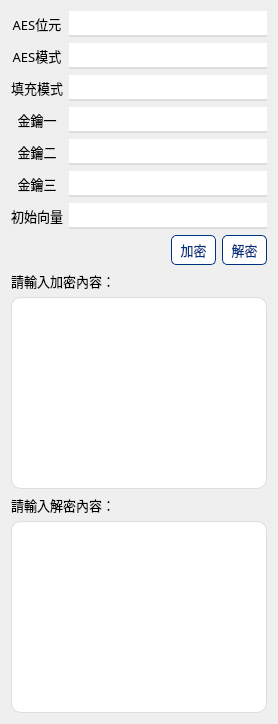
         <widget class="QWidget" name="stringPage">
          <layout class="QVBoxLayout" name="verticalLayout_2" stretch="0,0,0">
           <item>
            <layout class="QGridLayout" name="form">
             <item row="3" column="0">
              <widget class="QLabel" name="AESModeLabel">
               <property name="font">
                <font>
                 <family>微軟正黑體</family>
                 <pointsize>10</pointsize>
                </font>
               </property>
               <property name="text">
                <string>AES模式</string>
               </property>
               <property name="alignment">
                <set>Qt::AlignCenter</set>
               </property>
              </widget>
             </item>
             <item row="5" column="0">
              <widget class="QLabel" name="AESKey1Label">
               <property name="font">
                <font>
                 <family>微軟正黑體</family>
                 <pointsize>10</pointsize>
                </font>
               </property>
               <property name="text">
                <string>金鑰一</string>
               </property>
               <property name="alignment">
                <set>Qt::AlignCenter</set>
               </property>
              </widget>
             </item>
             <item row="9" column="4">
              <widget class="QPushButton" name="strDecrypt">
               <property name="font">
                <font>
                 <family>微軟正黑體</family>
                 <pointsize>10</pointsize>
                </font>
               </property>
               <property name="cursor">
                <cursorShape>PointingHandCursor</cursorShape>
               </property>
               <property name="styleSheet">
                <string notr="true">#strDecrypt{
	background-color: white;
	border: 1px;
	border-style: solid;
	border-color: #00327F;
	border-radius: 5px;

	padding: 4px 2px 4px 2px;

	color: #00327F;
}

#strDecrypt:hover{
	background-color: #00327F;
	border: 1px;
	border-style: solid;
	border-color: #00327F;
	border-radius: 5px;

	padding: 2px 2px 2px 2px;

	color: white;
}

#strDecrypt:pressed{
	background-color: #00304A;
	border: 1px;
	border-style: solid;
	border-color: #00327F;
	border-radius: 5px;

	padding: 2px 2px 2px 2px;

	color: white;
}</string>
               </property>
               <property name="text">
                <string>解密</string>
               </property>
              </widget>
             </item>
             <item row="0" column="0">
              <widget class="QLabel" name="AESBitsLabel">
               <property name="font">
                <font>
                 <family>微軟正黑體</family>
                 <pointsize>10</pointsize>
                </font>
               </property>
               <property name="layoutDirection">
                <enum>Qt::LeftToRight</enum>
               </property>
               <property name="text">
                <string>AES位元</string>
               </property>
               <property name="textFormat">
                <enum>Qt::PlainText</enum>
               </property>
               <property name="alignment">
                <set>Qt::AlignCenter</set>
               </property>
               <property name="wordWrap">
                <bool>false</bool>
               </property>
              </widget>
             </item>
             <item row="7" column="0">
              <widget class="QLabel" name="AESKey3Label">
               <property name="font">
                <font>
                 <family>微軟正黑體</family>
                 <pointsize>10</pointsize>
                </font>
               </property>
               <property name="text">
                <string>金鑰三</string>
               </property>
               <property name="alignment">
                <set>Qt::AlignCenter</set>
               </property>
              </widget>
             </item>
             <item row="9" column="3">
              <widget class="QPushButton" name="strEncrypt">
               <property name="font">
                <font>
                 <family>微軟正黑體</family>
                 <pointsize>10</pointsize>
                </font>
               </property>
               <property name="cursor">
                <cursorShape>PointingHandCursor</cursorShape>
               </property>
               <property name="styleSheet">
                <string notr="true">#strEncrypt{
	background-color: white;
	border: 1px;
	border-style: solid;
	border-color: #00327F;
	border-radius: 5px;

	padding: 4px 2px 4px 2px;

	color: #00327F;
}

#strEncrypt:hover{
	background-color: #00327F;
	border: 1px;
	border-style: solid;
	border-color: #00327F;
	border-radius: 5px;

	padding: 2px 2px 2px 2px;

	color: white;
}

#strEncrypt:pressed{
	background-color: #00304A;
	border: 1px;
	border-style: solid;
	border-color: #00327F;
	border-radius: 5px;

	padding: 2px 2px 2px 2px;

	color: white;
}</string>
               </property>
               <property name="text">
                <string>加密</string>
               </property>
              </widget>
             </item>
             <item row="6" column="0">
              <widget class="QLabel" name="AESKey2Label">
               <property name="font">
                <font>
                 <family>微軟正黑體</family>
                 <pointsize>10</pointsize>
                </font>
               </property>
               <property name="text">
                <string>金鑰二</string>
               </property>
               <property name="alignment">
                <set>Qt::AlignCenter</set>
               </property>
              </widget>
             </item>
             <item row="8" column="0">
              <widget class="QLabel" name="AESIvLabel">
               <property name="font">
                <font>
                 <family>微軟正黑體</family>
                 <pointsize>10</pointsize>
                </font>
               </property>
               <property name="text">
                <string>初始向量</string>
               </property>
               <property name="alignment">
                <set>Qt::AlignCenter</set>
               </property>
              </widget>
             </item>
             <item row="4" column="0">
              <widget class="QLabel" name="AESPaddingModeLabel">
               <property name="font">
                <font>
                 <family>微軟正黑體</family>
                 <pointsize>10</pointsize>
                </font>
               </property>
               <property name="text">
                <string>填充模式</string>
               </property>
               <property name="alignment">
                <set>Qt::AlignCenter</set>
               </property>
              </widget>
             </item>
             <item row="0" column="1" colspan="4">
              <widget class="QComboBox" name="AESBits">
               <property name="font">
                <font>
                 <family>微軟正黑體</family>
                 <pointsize>10</pointsize>
                </font>
               </property>
               <property name="cursor">
                <cursorShape>PointingHandCursor</cursorShape>
               </property>
               <property name="toolTip">
                <string>請選擇AES加密位元</string>
               </property>
               <property name="styleSheet">
                <string notr="true">#AESBits{
	border: 0;
	border-style: none;
	border-bottom: 2px solid #ddd;

	background-color: white;

	padding: 2px 3px 2px 3px;
}

#AESBits:hover{
	border: 0;
	border-style: none;
	border-bottom: 2px solid #00327F;

	background-color: white;

	padding: 2px 3px 2px 3px;

	color: #00327F;
}

#AESBits:focus{
	border: 0;
	border-style: none;
	border-bottom: 2px solid #00327F;

	background-color: white;

	padding: 2px 3px 2px 3px;

	color: #00327F;
}

#AESBits::drop-down {
   	border: 0px;
	background-color: white;

	padding: 2px 2px 2px 2px;
}

#AESBits::down-arrow {
    image: url(:/AESMain/images/svg/down.svg);
    width: 10px;
    height: 10px;
}</string>
               </property>
              </widget>
             </item>
             <item row="3" column="1" colspan="4">
              <widget class="QComboBox" name="AESMode">
               <property name="font">
                <font>
                 <family>微軟正黑體</family>
                 <pointsize>10</pointsize>
                </font>
               </property>
               <property name="cursor">
                <cursorShape>PointingHandCursor</cursorShape>
               </property>
               <property name="styleSheet">
                <string notr="true">#AESMode{
	border: 0;
	border-style: none;
	border-bottom: 2px solid #ddd;

	background-color: white;

	padding: 2px 3px 2px 3px;
}

#AESMode:hover{
	border: 0;
	border-style: none;
	border-bottom: 2px solid #00327F;

	background-color: white;

	padding: 2px 3px 2px 3px;
	
	color: #00327F;
}

#AESMode:focus{
	border: 0;
	border-style: none;
	border-bottom: 2px solid #00327F;

	background-color: white;

	padding: 2px 3px 2px 3px;

	color: #00327F;
}

#AESMode::drop-down {
   	border: 0px;
	background-color: white;

	padding: 2px 2px 2px 2px;
}

#AESMode::down-arrow {
    image: url(:/AESMain/images/svg/down.svg);
    width: 10px;
    height: 10px;
}</string>
               </property>
              </widget>
             </item>
             <item row="4" column="1" colspan="4">
              <widget class="QComboBox" name="AESPaddingMode">
               <property name="font">
                <font>
                 <family>微軟正黑體</family>
                 <pointsize>10</pointsize>
                </font>
               </property>
               <property name="cursor">
                <cursorShape>PointingHandCursor</cursorShape>
               </property>
               <property name="styleSheet">
                <string notr="true">#AESPaddingMode{
	border: 0;
	border-style: none;
	border-bottom: 2px solid #ddd;

	background-color: white;

	padding: 2px 3px 2px 3px;
}

#AESPaddingMode:hover{
	border: 0;
	border-style: none;
	border-bottom: 2px solid #00327F;

	background-color: white;

	padding: 2px 3px 2px 3px;

	color: #00327F;
}

#AESPaddingMode:focus{
	border: 0;
	border-style: none;
	border-bottom: 2px solid #00327F;

	background-color: white;

	padding: 2px 3px 2px 3px;

	color: #00327F;
}

#AESPaddingMode::drop-down {
   	border: 0px;
	background-color: white;

	padding: 2px 2px 2px 2px;
}

#AESPaddingMode::down-arrow {
    image: url(:/AESMain/images/svg/down.svg);
    width: 10px;
    height: 10px;
}</string>
               </property>
              </widget>
             </item>
             <item row="5" column="1" colspan="4">
              <widget class="QLineEdit" name="AESKey1">
               <property name="font">
                <font>
                 <family>微軟正黑體</family>
                 <pointsize>10</pointsize>
                </font>
               </property>
               <property name="cursor">
                <cursorShape>IBeamCursor</cursorShape>
               </property>
               <property name="toolTip">
                <string>請輸入相對應位元的金鑰</string>
               </property>
               <property name="statusTip">
                <string/>
               </property>
               <property name="styleSheet">
                <string notr="true">#AESKey1{
	background-color: white;
	border: 0;
	border-style: none;

	border-bottom: 2px solid #ddd;

	padding: 2px 3px 2px 3px;
}

#AESKey1:hover{
	background-color: white;
	border: 0;
	border-style: none;

	border-bottom: 2px solid #00327F;

	padding: 2px 3px 2px 3px;
}

#AESKey1:focus{
	background-color: white;
	border: 0;
	border-style: none;

	border-bottom: 2px solid #00327F;

	padding: 2px 3px 2px 3px;
}</string>
               </property>
               <property name="placeholderText">
                <string/>
               </property>
              </widget>
             </item>
             <item row="6" column="1" colspan="4">
              <widget class="QLineEdit" name="AESKey2">
               <property name="font">
                <font>
                 <family>微軟正黑體</family>
                 <pointsize>10</pointsize>
                </font>
               </property>
               <property name="toolTip">
                <string>請輸入相對應位元的金鑰 （非EDE模式免填）</string>
               </property>
               <property name="styleSheet">
                <string notr="true">#AESKey2{
	background-color: white;
	border: 0;
	border-style: none;

	border-bottom: 2px solid #ddd;

	padding: 2px 3px 2px 3px;
}

#AESKey2:hover{
	background-color: white;
	border: 0;
	border-style: none;

	border-bottom: 2px solid #00327F;

	padding: 2px 3px 2px 3px;
}

#AESKey2:focus{
	background-color: white;
	border: 0;
	border-style: none;

	border-bottom: 2px solid #00327F;

	padding: 2px 3px 2px 3px;
}</string>
               </property>
               <property name="placeholderText">
                <string/>
               </property>
              </widget>
             </item>
             <item row="7" column="1" colspan="4">
              <widget class="QLineEdit" name="AESKey3">
               <property name="font">
                <font>
                 <family>微軟正黑體</family>
                 <pointsize>10</pointsize>
                </font>
               </property>
               <property name="toolTip">
                <string>請輸入相對應位元的金鑰 （非EDE模式免填）</string>
               </property>
               <property name="styleSheet">
                <string notr="true">#AESKey3{
	background-color: white;
	border: 0;
	border-style: none;

	border-bottom: 2px solid #ddd;

	padding: 2px 3px 2px 3px;
}

#AESKey3:hover{
	background-color: white;
	border: 0;
	border-style: none;

	border-bottom: 2px solid #00327F;

	padding: 2px 3px 2px 3px;
}

#AESKey3:focus{
	background-color: white;
	border: 0;
	border-style: none;

	border-bottom: 2px solid #00327F;

	padding: 2px 3px 2px 3px;
}</string>
               </property>
               <property name="placeholderText">
                <string/>
               </property>
              </widget>
             </item>
             <item row="8" column="1" colspan="4">
              <widget class="QLineEdit" name="AESIv">
               <property name="font">
                <font>
                 <family>微軟正黑體</family>
                 <pointsize>10</pointsize>
                </font>
               </property>
               <property name="toolTip">
                <string>請輸入16個字元的初始向量</string>
               </property>
               <property name="whatsThis">
                <string/>
               </property>
               <property name="styleSheet">
                <string notr="true">#AESIv{
	background-color: white;
	border: 0;
	border-style: none;

	border-bottom: 2px solid #ddd;

	padding: 2px 3px 2px 3px;
}

#AESIv:hover{
	background-color: white;
	border: 0;
	border-style: none;

	border-bottom: 2px solid #00327F;

	padding: 2px 3px 2px 3px;
}

#AESIv:focus{
	background-color: white;
	border: 0;
	border-style: none;

	border-bottom: 2px solid #00327F;

	padding: 2px 3px 2px 3px;
}</string>
               </property>
               <property name="placeholderText">
                <string/>
               </property>
              </widget>
             </item>
            </layout>
           </item>
           <item>
            <layout class="QVBoxLayout" name="plaintextArea">
             <item>
              <widget class="QLabel" name="plaintextLabel">
               <property name="font">
                <font>
                 <family>微軟正黑體</family>
                 <pointsize>10</pointsize>
                </font>
               </property>
               <property name="text">
                <string>請輸入加密內容：</string>
               </property>
              </widget>
             </item>
             <item>
              <widget class="QTextEdit" name="plaintext">
               <property name="font">
                <font>
                 <family>微軟正黑體</family>
                 <pointsize>10</pointsize>
                </font>
               </property>
               <property name="cursor" stdset="0">
                <cursorShape>IBeamCursor</cursorShape>
               </property>
               <property name="styleSheet">
                <string notr="true">#plaintext{
	background-color: white;
	
	border: 1px solid #ddd;
	border-radius: 10px;

	padding: 10px 10px 10px 10px;
}

#plaintext:hover{
	background-color: white;
	
	border: 1px solid #00327F;
	border-radius: 10px;

	padding: 10px 10px 10px 10px;
}

#plaintext:focus{
	background-color: white;
	
	border: 1px solid #00327F;
	border-radius: 10px;

	padding: 10px 10px 10px 10px;
}</string>
               </property>
              </widget>
             </item>
            </layout>
           </item>
           <item>
            <layout class="QVBoxLayout" name="ciphertextArea">
             <item>
              <widget class="QLabel" name="ciphertextLabel">
               <property name="font">
                <font>
                 <family>微軟正黑體</family>
                 <pointsize>10</pointsize>
                </font>
               </property>
               <property name="cursor">
                <cursorShape>PointingHandCursor</cursorShape>
               </property>
               <property name="text">
                <string>請輸入解密內容：</string>
               </property>
              </widget>
             </item>
             <item>
              <widget class="QTextEdit" name="ciphertext">
               <property name="font">
                <font>
                 <family>微軟正黑體</family>
                 <pointsize>10</pointsize>
                </font>
               </property>
               <property name="cursor" stdset="0">
                <cursorShape>IBeamCursor</cursorShape>
               </property>
               <property name="styleSheet">
                <string notr="true">#ciphertext{
	background-color: white;
	
	border: 1px solid #ddd;
	border-radius: 10px;

	padding: 10px 10px 10px 10px;
}

#ciphertext:hover{
	background-color: white;
	
	border: 1px solid #00327F;
	border-radius: 10px;

	padding: 10px 10px 10px 10px;
}

#ciphertext:focus{
	background-color: white;
	
	border: 1px solid #00327F;
	border-radius: 10px;

	padding: 10px 10px 10px 10px;
}</string>
               </property>
              </widget>
             </item>
            </layout>
           </item>
          </layout>
         </widget>
